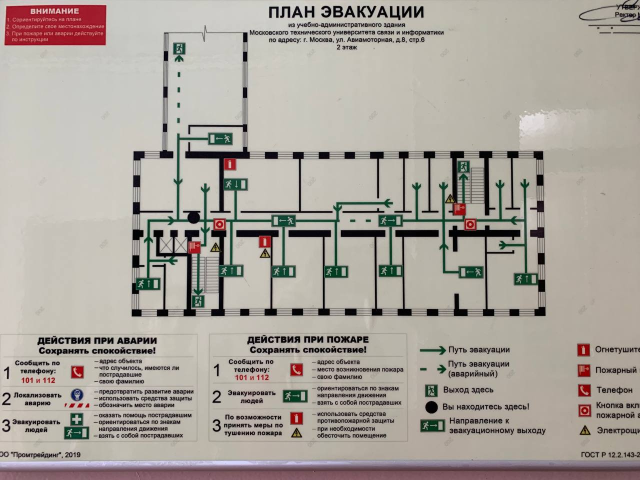
#> input picture img3.jpg, 1280 x 960 px (shown at 1/2 size)
$ jupyter execute experiments.ipynb
#> lines starting #> are read from the running program, lines starting #| are printed output that depends on the picture; after the words box and inside, x2 and y2 are one past the last pixel; in counts of white or black regions, pixels touching at a corner belong together
[cell 1]
import cv2
from matplotlib import pyplot as plt
import numpy as np
plt.rcParams["figure.figsize"] = (20, 10)

[cell 2]
# Reading an image as BGR
img = cv2.imread("./img3.jpg")
#> img is the input picture: shape (960, 1280, 3); mean B, G, R 156.2, 163.8, 170.2

# Converting BGR to RGB
img_rgb = cv2.cvtColor(img,cv2.COLOR_BGR2RGB)

[cell 3]
plt.imshow(img_rgb)

[cell 4]
from sklearn.cluster import KMeans

class DominantColors:

    CLUSTERS = None
    IMAGE = None
    COLORS = None
    LABELS = None

    def __init__(self, image, clusters=3):
        self.CLUSTERS = clusters
        self.IMAGE = image

    def dominantColors(self):

        img = self.IMAGE

        #reshaping to a list of pixels
        img = img.reshape((img.shape[0] * img.shape[1], 3))

        #save image after operations
        self.IMAGE = img

        #using k-means to cluster pixels
        kmeans = KMeans(n_clusters = self.CLUSTERS)
        kmeans.fit(img)

        #the cluster centers are our dominant colors.
        self.COLORS = kmeans.cluster_centers_

        #save labels
        self.LABELS = kmeans.labels_

        #returning after converting to integer from float
        return self.COLORS.astype(int)

clusters = 5
dc = DominantColors(img_rgb, clusters)
colors = dc.dominantColors()
#> colors = [[177, 171, 162], [48, 55, 46], [199, 196, 188], [123, 87, 90], [10, 8, 8]]
print(colors)
#| [[177 171 162]
#|  [ 48  55  46]
#|  [199 196 188]
#|  [123  87  90]
#|  [ 10   8   8]]

[cell 5]
import colorsys

def differente(x):
  return x[1]>20 and x[1]<225 and x[2]>60

img_hls = cv2.cvtColor(img_rgb,cv2.COLOR_RGB2HLS)
#> img_hls: shape (960, 1280, 3); mean of channels 0, 1, 2 34.2, 163.5, 34.5

dominant_color = colorsys.rgb_to_hls(colors[0][0], colors[0][1],colors[0][2])
#> dominant_color = (0.1, 169.5, -0.0445)

for i in range(img_hls.shape[0]):
    for j in range(img_hls.shape[1]):
        if differente(img_hls[i][j]):
            img_hls[i][j] = dominant_color
#> img_hls: shape (960, 1280, 3); mean of channels 0, 1, 2 29.5, 167.1, 28.3

[cell 6]
# Converting to grayscale
gray = cv2.cvtColor(cv2.cvtColor(img_hls,cv2.COLOR_HLS2RGB),cv2.COLOR_RGB2GRAY)
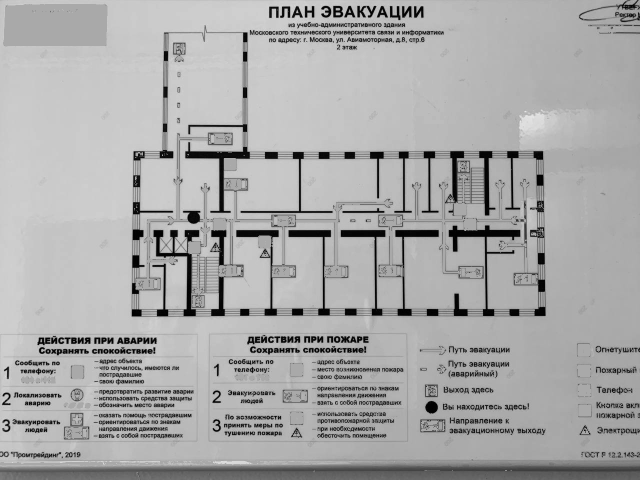
#> gray: shape (960, 1280) (shown at 1/2 size); min 0, max 240, mean 169.1
# gray = cv2.cvtColor(img_rgb,cv2.COLOR_RGB2GRAY)
plt.imshow(gray,cmap="gray")

[cell 7]
# Applyting OTSU threshold to retrieve the binary mask for contour search
ret,otsu = cv2.threshold(gray,0,255,cv2.THRESH_BINARY_INV+cv2.THRESH_OTSU)
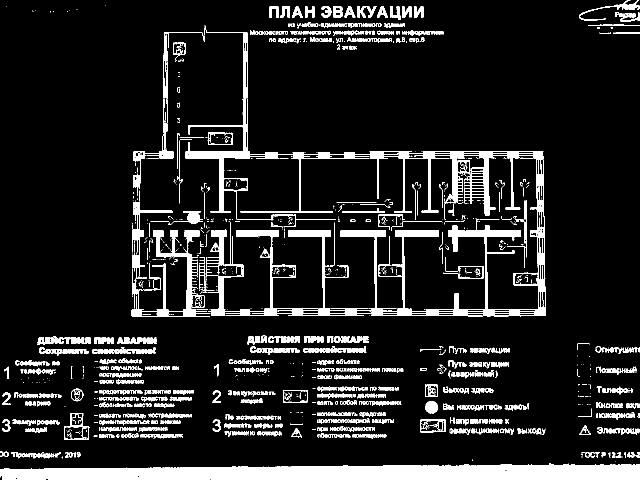
#> otsu: shape (960, 1280) (shown at 1/2 size); 11.3% white; 1458 white regions (731 under 20 px)
#> ret = 120

plt.imshow(otsu,cmap="gray")

[cell 8]
cv2.imwrite("binary.png",otsu)
#> Out = True

[cell 9]
# Finding contours
contours, hierarchy = cv2.findContours(otsu, cv2.RETR_TREE, cv2.CHAIN_APPROX_NONE)
#> contours = 2733 contours, 2033 with area under 20; largest, box (x1, y1, x2, y2) and area: (371, 51, 1091, 633) 43670, (0, 926, 1280, 960) 33320, (263, 430, 421, 633) 6422, (128, 853, 179, 879) 1227, (840, 838, 891, 865) 1226

# Empty img to show found contours
cont_img = np.ones_like(img_rgb)

# Drawing contours
cv2.drawContours(cont_img, contours, -1, (0,255,0), 2)
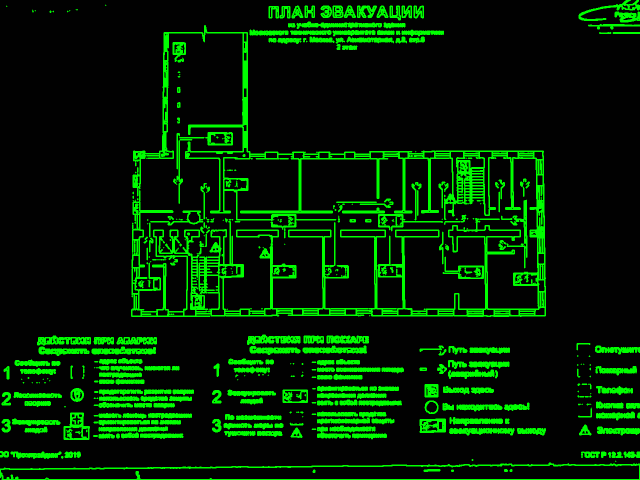
#> cont_img: shape (960, 1280, 3) (shown at 1/2 size); mean of channels 0, 1, 2 0.9, 36.1, 0.9; drawn as B, G, R


plt.imshow(cont_img)

[cell 10]
#cv2.imwrite("contours.png",cont_img)

[cell 11]
# Finding the largest contour
sorted_contours= sorted(contours, key=cv2.contourArea, reverse= True)
#> sorted_contours has the same summary as contours
largest = sorted_contours[0]
#> largest = contour of 14049 points, box (x1, y1, x2, y2) (371, 51, 1091, 633), area 43670

# Empty img to show found contours
largest_cont_img = np.ones_like(img_rgb)

# Drawing largest contour
cv2.drawContours(largest_cont_img, largest, -1, (255,0,0), 2)
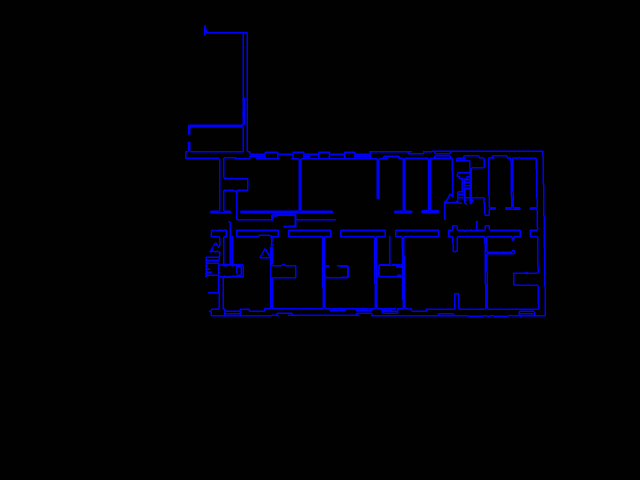
#> largest_cont_img: shape (960, 1280, 3) (shown at 1/2 size); mean of channels 0, 1, 2 8.5, 1, 1; drawn as B, G, R

plt.imshow(largest_cont_img)

[cell 12]
cv2.imwrite("largest_contour.png",largest_cont_img)
#> Out = True

[cell 13]
indicies = list(range(len(contours)))
#> indicies = 2733 values from 0 to 2732
sorted_indicies = sorted(indicies,key=lambda x: cv2.contourArea(contours[x]),reverse=True)
#> sorted_indicies = 2733 values, max 2732 at index 2053, min 0 at index 2161, mean 1366
sorted_indicies
#> Out has the same summary as sorted_indicies

[cell 14]
def get_inner_contours(idx,hierarchy):
    inner_first_child = hierarchy[idx][2]

    inner_children = [idx]

    next_child = inner_first_child

    while next_child >= 0:
        inner_children.append(next_child)
        next_child = hierarchy[next_child][0]

    return inner_children

largest_contour_idx = sorted_indicies[0]
#> largest_contour_idx = 2376

print(get_inner_contours(largest_contour_idx,hierarchy[0]))
#> in get_inner_contours, `inner_first_child = hierarchy[idx][2]`: inner_first_child = 2377
#> in get_inner_contours, `inner_children = [idx]`: inner_children = [2376]
#> in get_inner_contours, `next_child = inner_first_child`: next_child = 2377
#> the loop in get_inner_contours, `while next_child >= 0:` made 181 passes
#> next_child on passes 1 to 3: 2378, 2379, 2380
#> after the loop in get_inner_contours, `while next_child >= 0:`: inner_children = 182 values from 2376 to 2623
#> (printed output is left out)

[cell 15]
# Empty img to show found contours
largest_cont_img = np.ones_like(img_rgb)

# Drawing largest contour + inner children
cv2.drawContours(largest_cont_img, [contours[i] for i in get_inner_contours(largest_contour_idx,hierarchy[0])], -1, (255,0,0), 2)
#> the loop in get_inner_contours (call 2), `while next_child >= 0:` made 181 passes

plt.imshow(largest_cont_img)

[cell 16]
cv2.imwrite("largest_contour_depth1.png",largest_cont_img)
#> Out = True

$ run again, with img1.jpg copied over img3.jpg
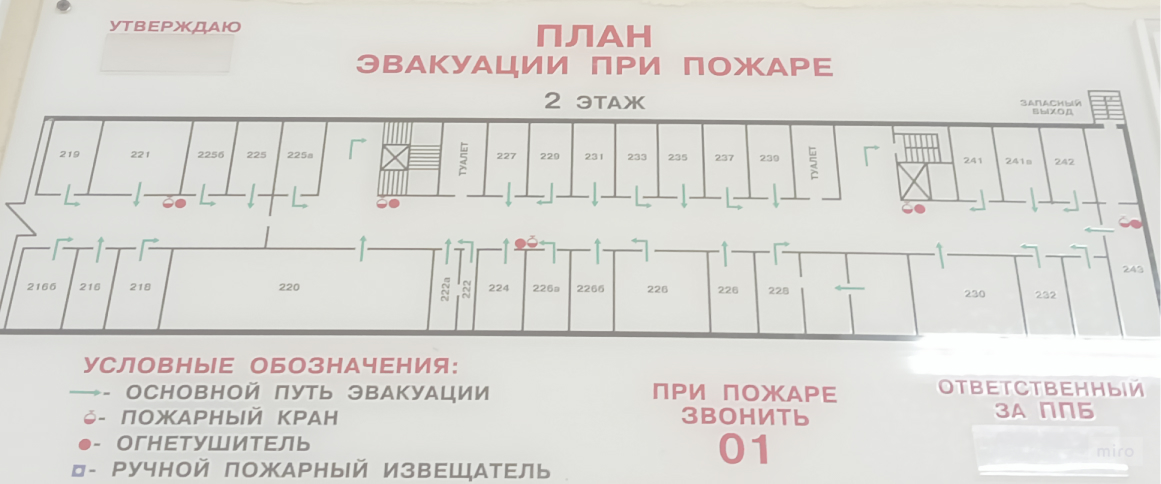
#> input picture img1.jpg, 1161 x 484 px
#> img is the input picture: shape (484, 1161, 3); mean B, G, R 213.4, 217.7, 219.2
#> colors = [[182, 176, 173], [211, 208, 202], [160, 142, 140], [248, 250, 249], [224, 224, 220]]
#| [[182 176 173]
#|  [211 208 202]
#|  [160 142 140]
#|  [248 250 249]
#|  [224 224 220]]
#> dominant_color = (0.0556, 177.5, -0.0255)
#> `ret,otsu = cv2.threshold(gray,0,255,cv2.THRESH_BINARY_INV+cv2.THRESH_O..`:
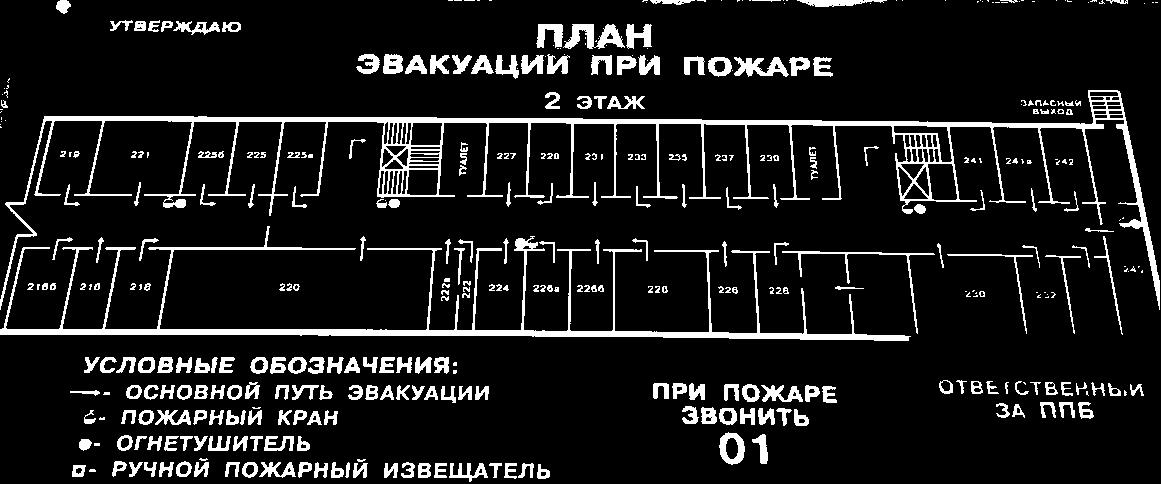
#> otsu: shape (484, 1161); 10.3% white; 409 white regions (125 under 20 px)
#> ret = 194
#> `cv2.imwrite("binary.png",otsu)`: Out = True
#> contours = 587 contours, 253 with area under 20; largest, box (x1, y1, x2, y2) and area: (0, 90, 1160, 310) 18106, (0, 226, 911, 341) 7214, (927, 163, 958, 201) 940, (406, 169, 439, 196) 784, (893, 125, 953, 163) 728
#> sorted_contours has the same summary as contours
#> largest = contour of 7445 points, box (x1, y1, x2, y2) (0, 90, 1160, 310), area 18106
#> `cv2.imwrite("largest_contour.png",largest_cont_img)`: Out = True
#> indicies = 587 values from 0 to 586
#> sorted_indicies = 587 values, max 586 at index 82, min 0 at index 385, mean 293
#> `sorted_indicies`: Out has the same summary as sorted_indicies
#> largest_contour_idx = 408
#> inner_first_child = 409
#> in get_inner_contours, `inner_children = [idx]`: inner_children = [408]
#> in get_inner_contours, `next_child = inner_first_child`: next_child = 409
#> the loop in get_inner_contours, `while next_child >= 0:` made 54 passes
#> next_child on passes 1 to 8: 410, 411, 412, 413, 414, 415, 416, 417
#> after the loop in get_inner_contours, `while next_child >= 0:`: inner_children = 55 values from 408 to 462
#> (printed output is left out)
#> the loop in get_inner_contours (call 2), `while next_child >= 0:` made 54 passes
#> `cv2.drawContours(largest_cont_img, [contours[i] for i in get_inner_con..`:
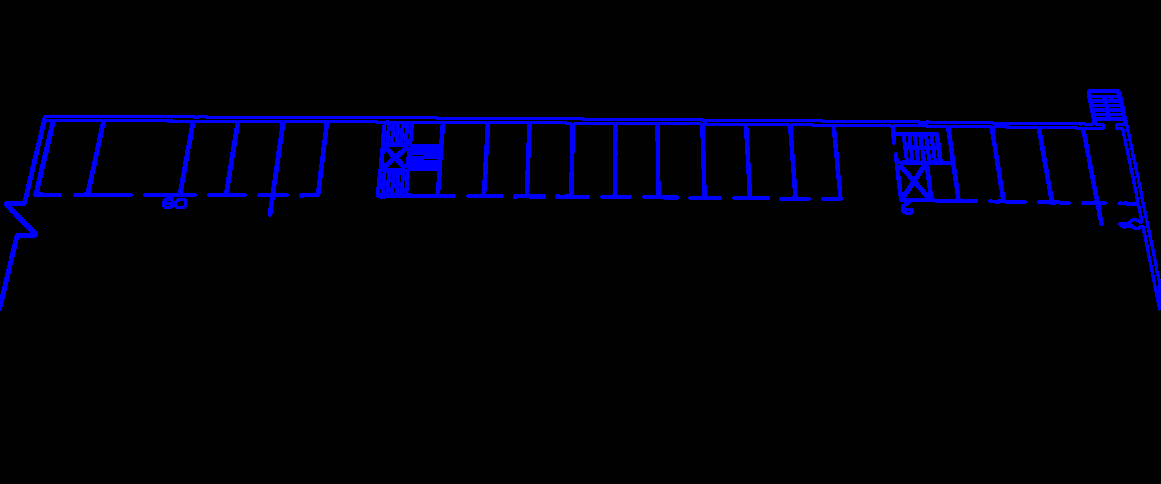
#> largest_cont_img: shape (484, 1161, 3); mean of channels 0, 1, 2 12.3, 1, 1; drawn as B, G, R
#> `cv2.imwrite("largest_contour_depth1.png",largest_cont_img)`: Out = True

$ run again, with img2.jpg copied over img3.jpg
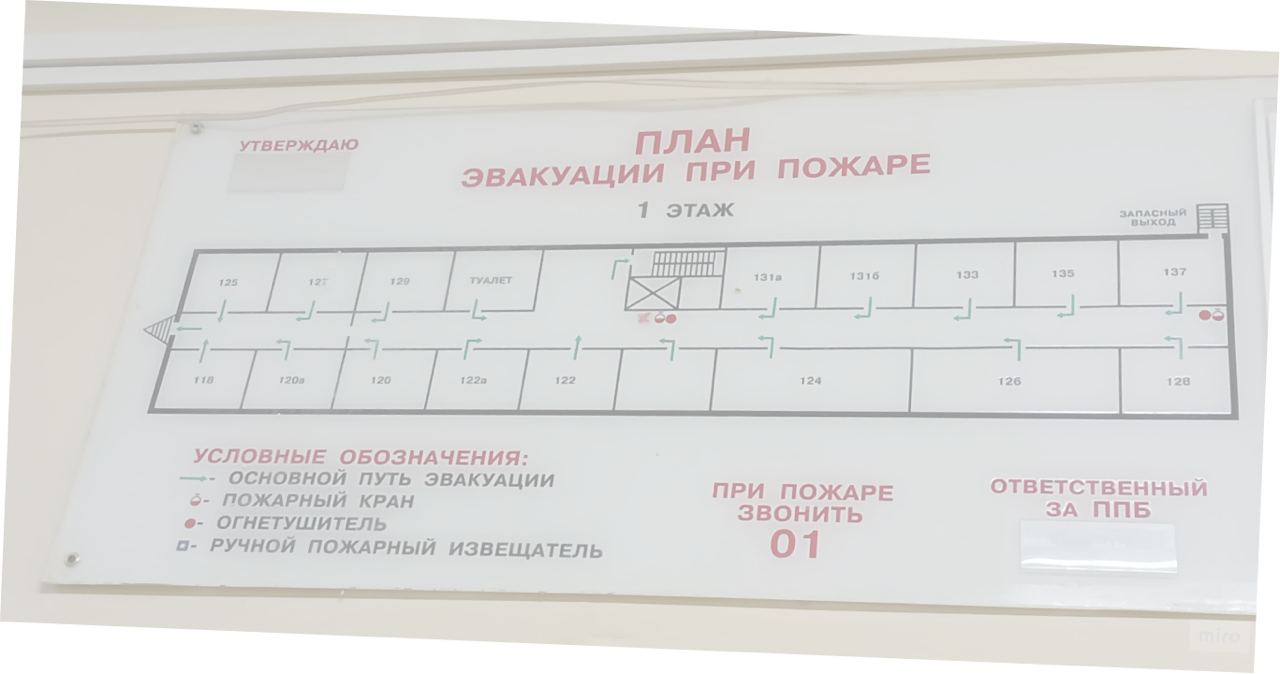
#> input picture img2.jpg, 1280 x 674 px
#> img is the input picture: shape (674, 1280, 3); mean B, G, R 219.6, 221, 221.2
#> colors = [[223, 224, 224], [171, 165, 166], [195, 191, 185], [254, 254, 254], [218, 217, 213]]
#| [[223 224 224]
#|  [171 165 166]
#|  [195 191 185]
#|  [254 254 254]
#|  [218 217 213]]
#> dominant_color = (0.5, 223.5, -0.00225)
#> `ret,otsu = cv2.threshold(gray,0,255,cv2.THRESH_BINARY_INV+cv2.THRESH_O..`:
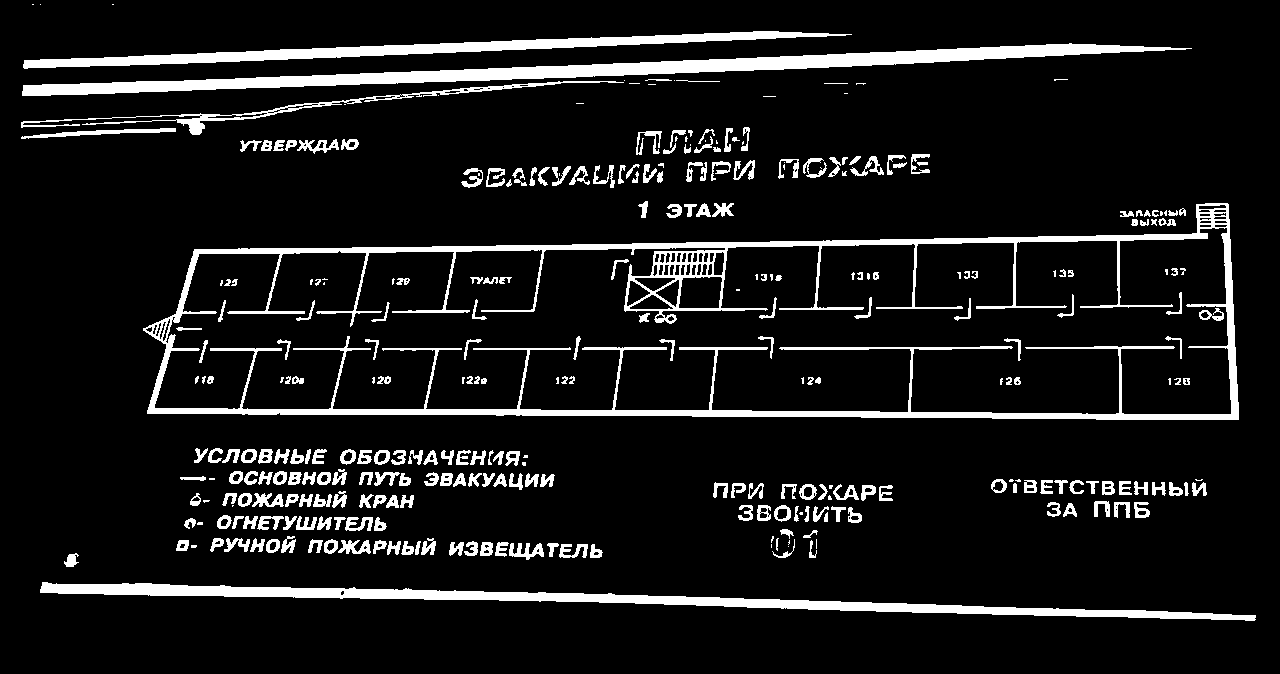
#> otsu: shape (674, 1280); 9.7% white; 323 white regions (67 under 20 px)
#> ret = 203
#> `cv2.imwrite("binary.png",otsu)`: Out = True
#> contours = 491 contours, 183 with area under 20; largest, box (x1, y1, x2, y2) and area: (143, 203, 1239, 420) 186240, (154, 227, 1232, 415) 163216, (22, 43, 1192, 96) 12026, (40, 582, 1256, 621) 9544, (23, 31, 852, 69) 6419
#> sorted_contours has the same summary as contours
#> largest = contour of 2561 points, box (x1, y1, x2, y2) (143, 203, 1239, 420), area 186240
#> `cv2.imwrite("largest_contour.png",largest_cont_img)`: Out = True
#> indicies = 491 values from 0 to 490
#> sorted_indicies = 491 values, max 490 at index 490, min 0 at index 3, mean 245
#> `sorted_indicies`: Out has the same summary as sorted_indicies
#> largest_contour_idx = 233
#> inner_first_child = 234
#> in get_inner_contours, `inner_children = [idx]`: inner_children = [233]
#> in get_inner_contours, `next_child = inner_first_child`: next_child = 234
#> the loop in get_inner_contours, `while next_child >= 0:` made 48 passes
#> next_child on passes 1 to 8: 235, 236, 237, 238, 239, 240, 241, 242
#> after the loop in get_inner_contours, `while next_child >= 0:`: inner_children = 49 values from 233 to 371
#> (printed output is left out)
#> the loop in get_inner_contours (call 2), `while next_child >= 0:` made 48 passes
#> `cv2.drawContours(largest_cont_img, [contours[i] for i in get_inner_con..`:
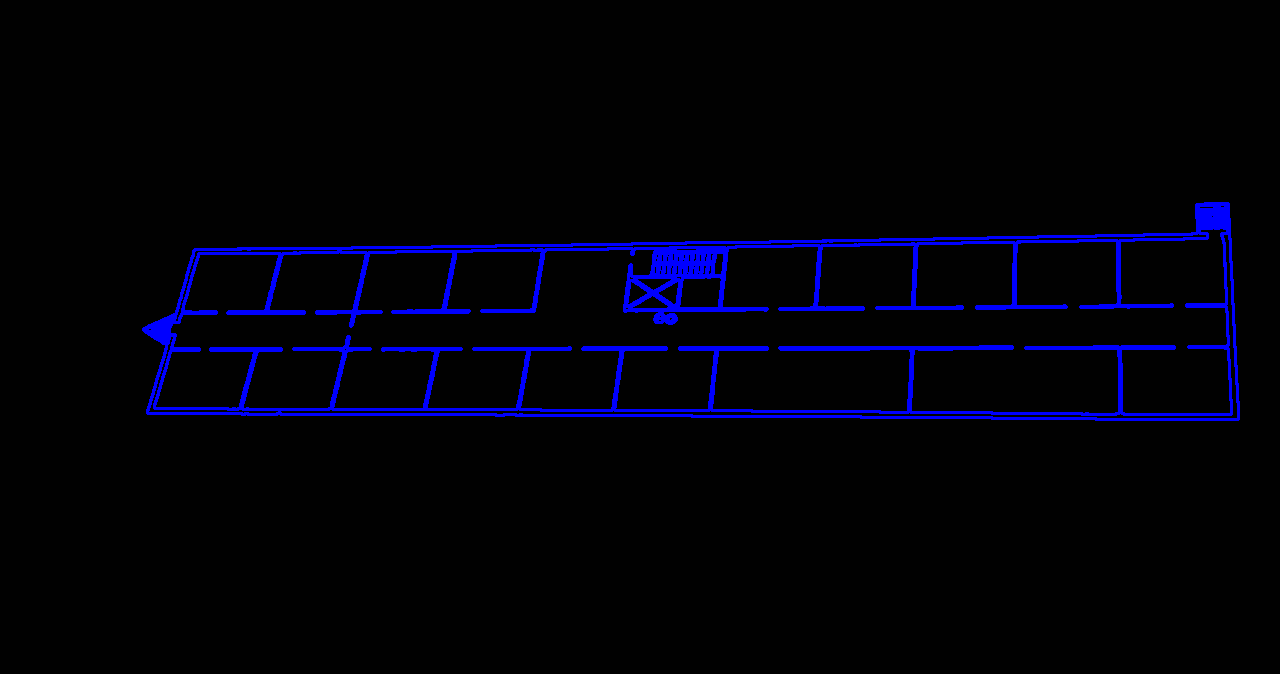
#> largest_cont_img: shape (674, 1280, 3); mean of channels 0, 1, 2 10.7, 1, 1; drawn as B, G, R
#> `cv2.imwrite("largest_contour_depth1.png",largest_cont_img)`: Out = True
